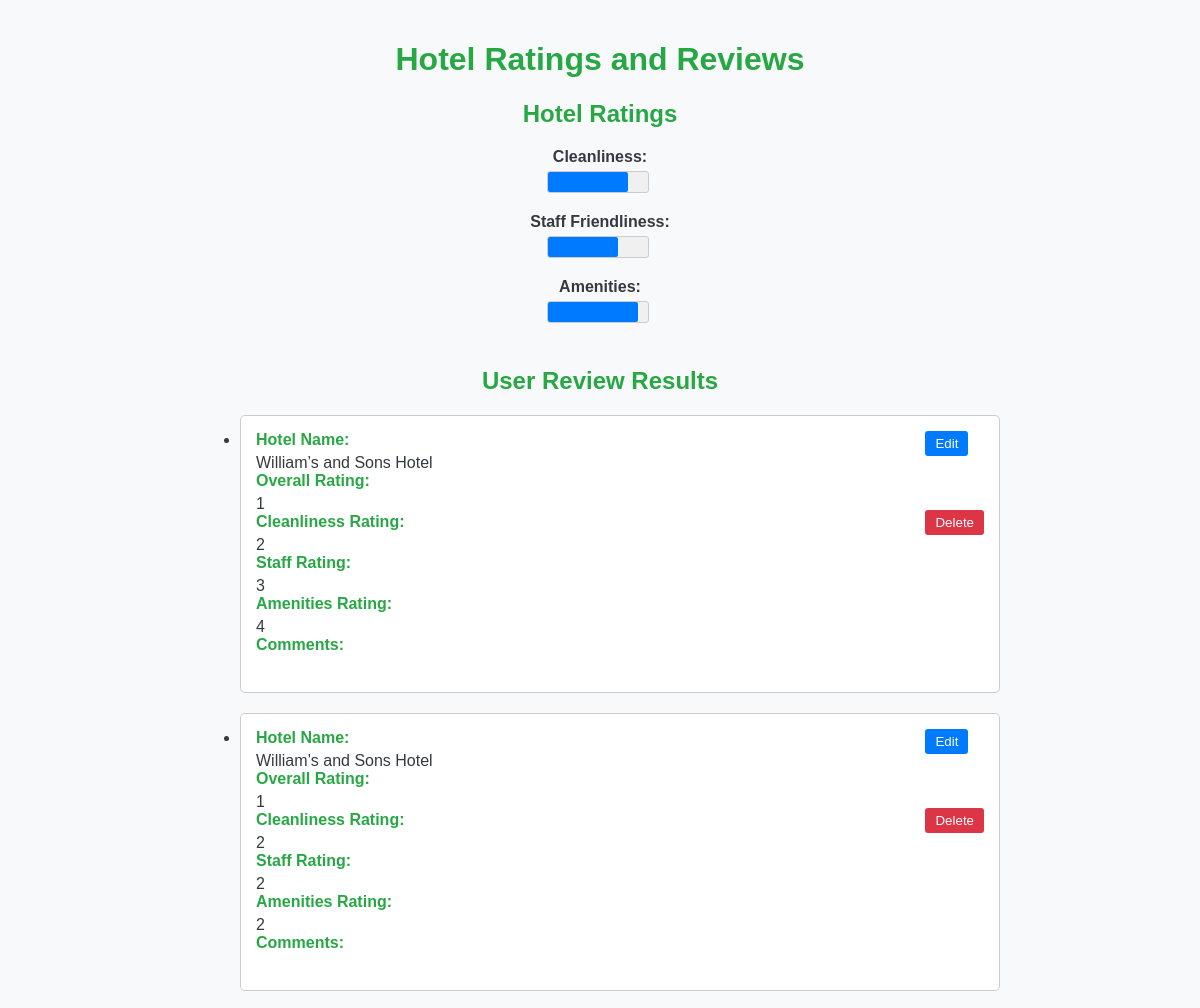
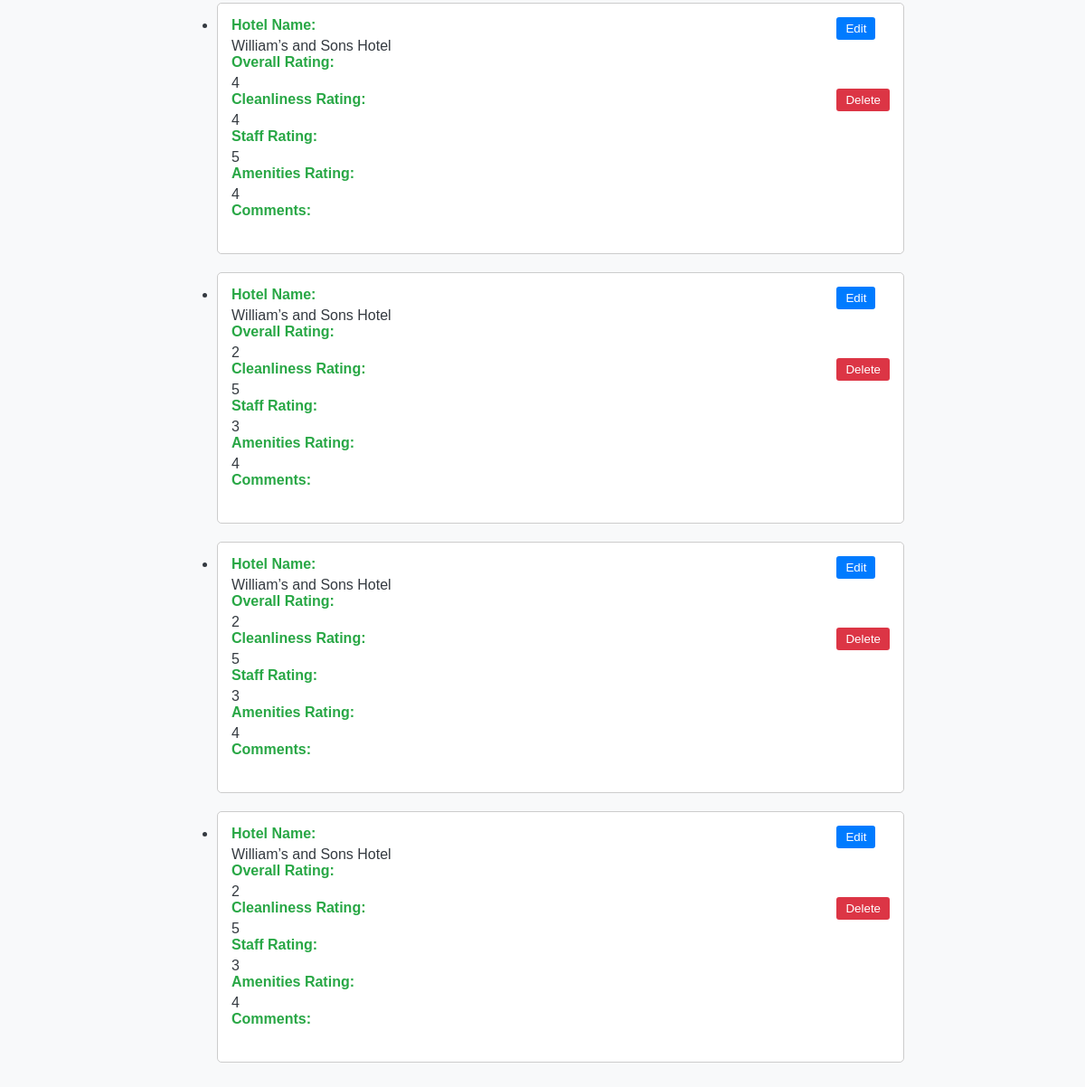
Page /review_results/ (signed in) on the committed database (2 pictures, top to bottom).
### review/models.py (models this page shows, shortened)
class Review(models.Model):
    hotel = models.ForeignKey(Hotel, on_delete=models.CASCADE, related_name='reviews')
    user = models.ForeignKey(User, on_delete=models.CASCADE)
    overall_rating = models.IntegerField(default=0)
    cleanliness_rating = models.IntegerField(default=0)
    staff_rating = models.IntegerField(default=0)
    amenities_rating = models.IntegerField(default=0)
    text = models.TextField()
    created_at = models.DateTimeField(auto_now_add=True)
    approved_by_manager = models.BooleanField(default=False)  # Indicates whether the review has been approved by a manager
    class Meta:
        ordering = ['-created_at']  # Order reviews by creation date, newest first

class Hotel(models.Model):
    name = models.CharField(max_length=100)
    address = models.CharField(max_length=10, blank=True)
    description = models.TextField(blank=True)

### review/views.py (the view)
# urls.py: path('review_results/', user_review_results, name='review_results'),
def user_review_results(request):
    user_reviews = Review.objects.filter(user=request.user)
    return render(request, 'reviews/review_results.html', {'user_reviews': user_reviews})

### templates/reviews/review_results.html (shortened to what this page needs)
<!DOCTYPE html>
<html lang="en">
<head>
</head>
<body>
    <div class="container">
        <h1>Hotel Ratings and Reviews</h1>
        <div class="rating-container">
            <h2>Hotel Ratings</h2>
            <div class="rating-item">
                <p class="rating-label">Cleanliness:</p>
                <div class="rating-box">
                    <div class="rating-box-filled" style="width: 80%;"></div>
                </div>
            </div>
            <div class="rating-item">
                <p class="rating-label">Staff Friendliness:</p>
                <div class="rating-box">
                    <div class="rating-box-filled" style="width: 70%;"></div>
                </div>
            </div>
            <div class="rating-item">
                <p class="rating-label">Amenities:</p>
                <div class="rating-box">
                    <div class="rating-box-filled" style="width: 90%;"></div>
                </div>
            </div>
        </div>
        <div class="review-container">
            <h2>User Review Results</h2>
            <ul>
                {% for review in user_reviews %}
                    <li class="review-item">
                        <strong>Hotel Name:</strong> {{ review.hotel.name }}<br>
                        <strong>Overall Rating:</strong> {{ review.overall_rating }}<br>
                        <strong>Cleanliness Rating:</strong> {{ review.cleanliness_rating }}<br>
                        <strong>Staff Rating:</strong> {{ review.staff_rating }}<br>
                        <strong>Amenities Rating:</strong> {{ review.amenities_rating }}<br>
                        <strong>Comments:</strong> {{ review.comments }}<br>
                        <div class="edit-delete-buttons">
                            <form method="post" action="{% url 'edit_review' review.id %}">
                                <button type="submit" class="edit-button">Edit</button><br><br><br><br>
                            </form>
                            <form method="post" action="{% url 'delete_review' review.id %}">
                                <button type="submit" class="delete-button">Delete</button>
                            </form>
                        </div>
                    </li>
                {% endfor %}
            </ul>
        </div>
    </div>
</body>
</html>

### templates/reviews/review_results.html (style rules this page uses)
body { font-family: Arial, sans-serif; background-color: #f8f9fa; margin: 0; padding: 0; color: #343a40; }
.container { max-width: 800px; margin: 0 auto; padding: 20px; }
h1, h2 { color: #28a745; text-align: center; }
.rating-container { margin-bottom: 20px; text-align: center; }
.rating-item { margin-bottom: 15px; }
.rating-label { font-weight: bold; margin-bottom: 5px; }
.rating-box { width: 100px; height: 20px; background-color: #f0f0f0; border: 1px solid #ccc; border-radius: 3px; display: inline-block; margin-right: 5px; }
.rating-box-filled { height: 100%; background-color: #007bff; border-radius: 2px; }
.review-container { margin-top: 40px; }
.review-item { margin-bottom: 20px; padding: 15px; border: 1px solid #ccc; border-radius: 5px; background-color: #fff; position: relative; }
.review-item strong { display: block; margin-bottom: 5px; color: #28a745; }
.edit-delete-buttons { position: absolute; top: 15px; right: 15px; }
.edit-delete-buttons button { padding: 5px 10px; border: none; border-radius: 3px; cursor: pointer; transition: background-color 0.3s; }
.edit-button { background-color: #007bff; color: #fff; margin-right: 10px; }
.delete-button { background-color: #dc3545; color: #fff; }

### rows in the picture
Review: hotel.name "William’s and Sons Hotel", overall_rating "1", cleanliness_rating "2", staff_rating "3", amenities_rating "4"
Review: hotel.name "William’s and Sons Hotel", overall_rating "1", cleanliness_rating "2", staff_rating "2", amenities_rating "2"
Review: hotel.name "William’s and Sons Hotel", overall_rating "4", cleanliness_rating "4", staff_rating "5", amenities_rating "4"
Review: hotel.name "William’s and Sons Hotel", overall_rating "2", cleanliness_rating "5", staff_rating "3", amenities_rating "4"
Review: hotel.name "William’s and Sons Hotel", overall_rating "2", cleanliness_rating "5", staff_rating "3", amenities_rating "4"
Review: hotel.name "William’s and Sons Hotel", overall_rating "2", cleanliness_rating "5", staff_rating "3", amenities_rating "4"
